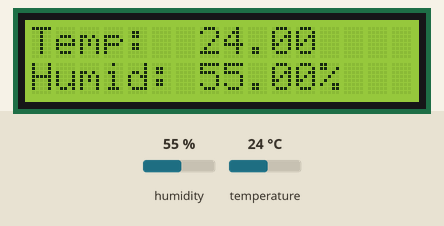
This sketch was run on a simulated Arduino Uno, built with avr-gcc and run on an emulated ATmega328P. On the bench: 16×2 character LCD. Inputs (shaded band) come from the test bench; at power-on: humidity 55 %, temperature 24 °C. What the sketch prints to the serial monitor is not drawn.

Above: at 2.7 s.
2.8 s: humidity set to 22 %
At 4.2 s:
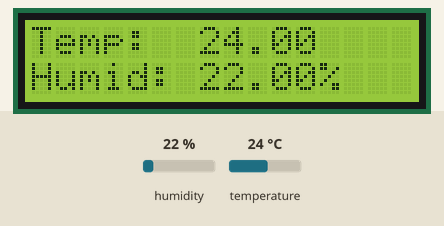
5.5 s: temperature set to 12 °C
At 6.6 s:
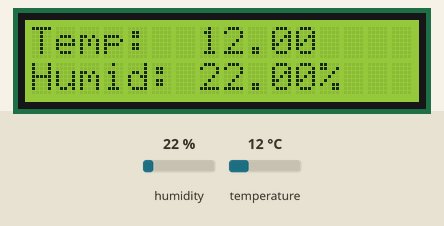
8.2 s: humidity set to 40 %
At 11.0 s:
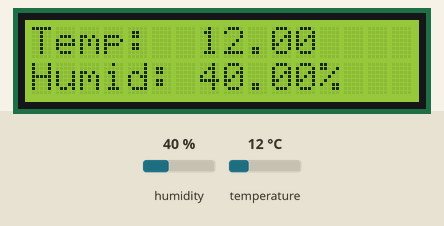
11.4 s: temperature set to 19 °C
At 13.4 s:
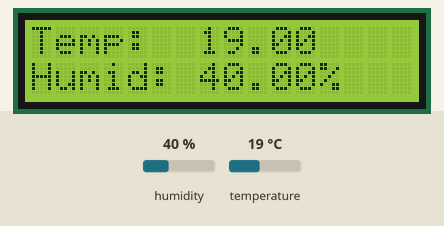
Timing chart, 0 to 14.9 s (numbered marks = the images above; inputs shaded):
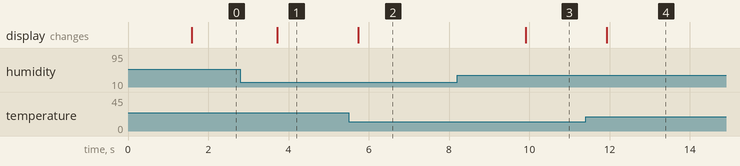

Measured:
- after the input at 2.8 s, the display: changes after 0.92 s (image 1)
- after the input at 5.5 s, the display: changes after 0.24 s (image 2)
- after the input at 8.2 s, the display: changes after 1.7 s (image 3)
- after the input at 11.4 s, the display: changes after 0.53 s (image 4)

The sketch:

Tem_Hum_on_LCD.ino
```cpp
// (licence header left out)
// --Library-- / Bibliotheken
  #include <LiquidCrystal.h>
  #include <DHT.h>
  #include <DHT_U.h>

// Sensor DHT-11 (DHT-11 Temperature and Humidity Sensor)
  #define DHTPIN 13
  #define DHTTYPE DHT11

// LCD Display (PIN)(LCD1602 Module)
  LiquidCrystal lcd(12, 11, 5, 4, 3, 2);
  DHT dht(DHTPIN, DHTTYPE);


void setup() {
// Serial Monitor
  Serial.begin(9600);

// LCD Display
  lcd.begin(16, 2);
  lcd.setCursor(7,1);

  dht.begin();

// LCD Display (Temp and Humidity)
  lcd.setCursor(0,0);
  lcd.print("Temp:");
  lcd.setCursor(0,1);
  lcd.print("Humid:");
  delay(1500);
  }


void loop() {
  lcd.setCursor(12,1);
  lcd.print("%");


// ...
  lcd.setCursor(12,0);
  lcd.print(" ");

// -- Temp and Humidity --
// Temp = Temperature in Fahrenheit and Humid = Humidity
    float f = dht.readHumidity();
    float c = dht.readTemperature();

  // Sensor Error (For Example No Sensor)
    if (isnan(f) && (c)) {
      lcd.clear();
      lcd.setCursor(4,1);
      lcd.print("|SENSOR|");
      lcd.setCursor(4,0);
      lcd.print("|ERROR |");
      delay(1000);
      return;
      }

// LCD Display (values)
  lcd.setCursor(7,0);
  lcd.print(c);
  lcd.setCursor(7,1);
  lcd.print(f);

// Serial Monitor
  Serial.println("-  Result  -");
  Serial.print("Temp:  ");
  Serial.println(c);
  Serial.print("Humid: ");
  Serial.println(f);
  Serial.println("- - -  - - -");
  Serial.println(" ");
  Serial.println(" ");

}
```
